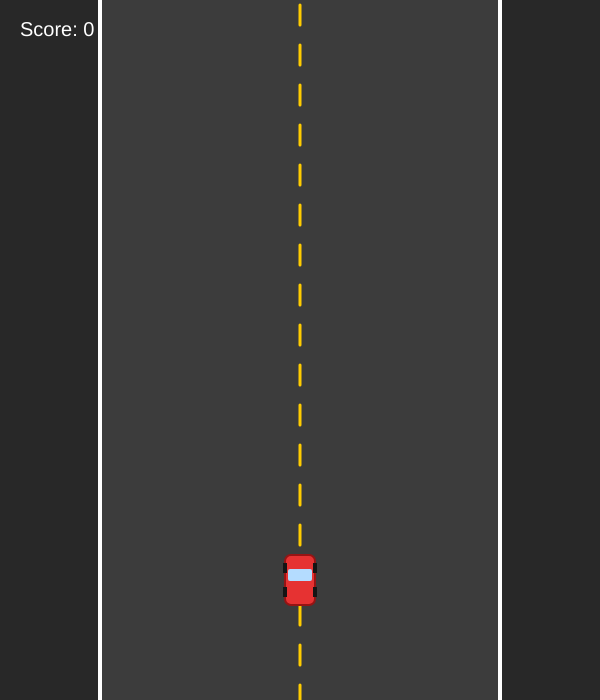
Frame 1 (no input)
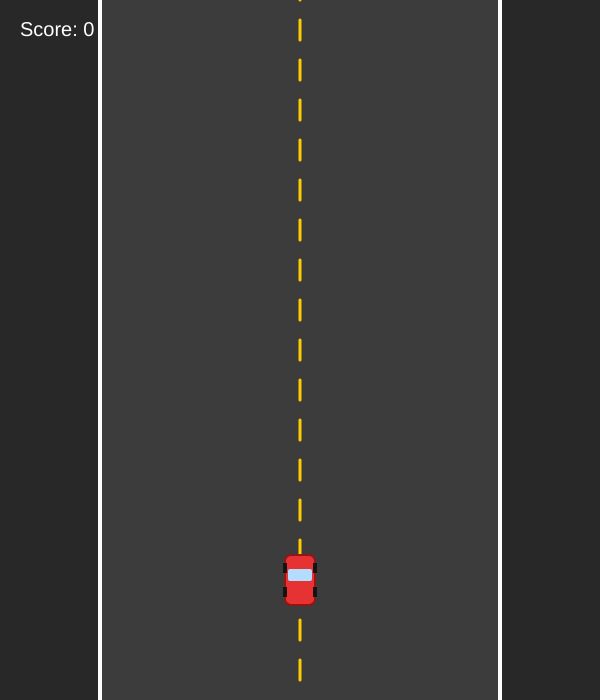
Frame 60 (no input)
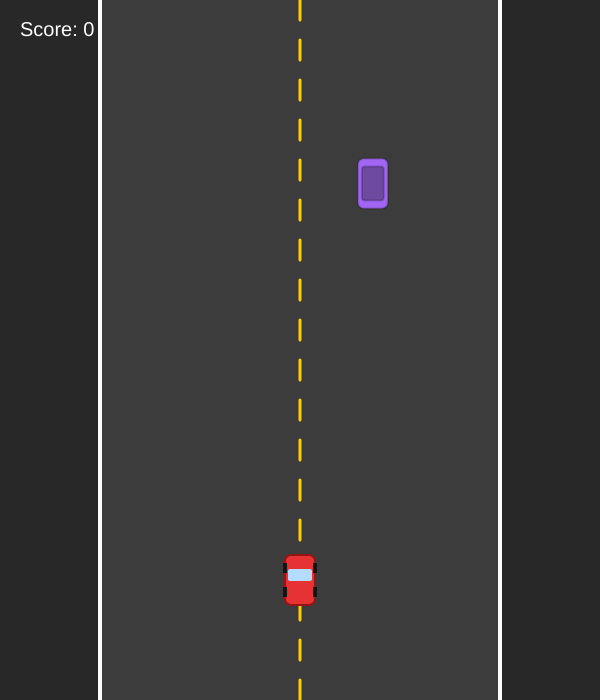
Frame 120 (the mouse pressed at the canvas centre since frame 60)

The p5.js sketch that drew these frames (run headless with seeded random() and noise() and a simulated clock; from frame 60 on, the mouse is pressed at the canvas centre):

// p5.js sketch
// ── sketch.js
let car;
let traffic = [];
let tireTracks = [];
let particles = [];
let score = 0;
let gameOver = false;

function setup() {
  createCanvas(600, 700);
  car = new PlayerCar(width / 2, height - 120);
}

function draw() {
  background(40);

  // Draw road boundaries and center lines
  drawRoad();

  if (!gameOver) {
    // Update and display tire tracks
    for (let i = tireTracks.length - 1; i >= 0; i--) {
      tireTracks[i].update();
      tireTracks[i].display();
      if (tireTracks[i].isFinished()) {
        tireTracks.splice(i, 1);
      }
    }

    // Update and display player car
    car.update();
    car.display();

    // Spawn and handle obstacles / traffic
    if (frameCount % 60 === 0) {
      traffic.push(new TrafficCar());
    }

    for (let i = traffic.length - 1; i >= 0; i--) {
      traffic[i].update();
      traffic[i].display();

      // Check collision
      if (car.hits(traffic[i])) {
        gameOver = true;
      }

      // Remove off-screen traffic & increment score
      if (traffic[i].offScreen()) {
        traffic.splice(i, 1);
        score += 10;
      }
    }

    // Exhaust particles
    for (let i = particles.length - 1; i >= 0; i--) {
      particles[i].update();
      particles[i].display();
      if (particles[i].isFinished()) {
        particles.splice(i, 1);
      }
    }

    displayUI();
  } else {
    drawGameOver();
  }
}

function keyPressed() {
  if (gameOver && key === ' ') {
    resetGame();
  }
}

function resetGame() {
  traffic = [];
  tireTracks = [];
  particles = [];
  score = 0;
  car = new PlayerCar(width / 2, height - 120);
  gameOver = false;
}

function drawRoad() {
  // Road surface
  fill(60);
  noStroke();
  rect(100, 0, 400, height);

  // Road side lines
  stroke(255);
  strokeWeight(4);
  line(100, 0, 100, height);
  line(500, 0, 500, height);

  // Animated dashed center line
  stroke(255, 204, 0);
  strokeWeight(3);
  let dashOffset = (frameCount * 5) % 40;
  for (let y = -40 + dashOffset; y < height; y += 40) {
    line(width / 2, y, width / 2, y + 20);
  }
}

function displayUI() {
  noStroke();
  fill(255);
  textSize(20);
  textAlign(LEFT, TOP);
  text(`Score: ${score}`, 20, 20);
}

function drawGameOver() {
  fill(0, 180);
  rect(0, 0, width, height);

  textAlign(CENTER, CENTER);
  fill(255, 80, 80);
  textSize(48);
  text("CRASHED!", width / 2, height / 2 - 30);

  fill(255);
  textSize(22);
  text(`Final Score: ${score}`, width / 2, height / 2 + 20);
  textSize(16);
  text("Press SPACE to Restart", width / 2, height / 2 + 60);
}

// Player Car Class
class PlayerCar {
  constructor(x, y) {
    this.x = x;
    this.y = y;
    this.w = 30;
    this.h = 50;
    this.angle = 0;
    this.speed = 0;
    this.maxSpeed = 6;
    this.acceleration = 0.2;
    this.friction = 0.05;
  }

  update() {
    // Steer controls
    if (keyIsDown(LEFT_ARROW)) this.angle -= 0.05;
    if (keyIsDown(RIGHT_ARROW)) this.angle += 0.05;

    // Drive controls
    if (keyIsDown(UP_ARROW)) {
      this.speed += this.acceleration;
      // Spawn exhaust particles
      if (frameCount % 3 === 0) {
        particles.push(new Particle(this.x, this.y, this.angle));
      }
    } else if (keyIsDown(DOWN_ARROW)) {
      this.speed -= this.acceleration;
    } else {
      // Natural deceleration
      if (this.speed > 0) this.speed -= this.friction;
      if (this.speed < 0) this.speed += this.friction;
      if (Math.abs(this.speed) < this.friction) this.speed = 0;
    }

    this.speed = constrain(this.speed, -this.maxSpeed / 2, this.maxSpeed);

    // Leave skid marks if turning while driving fast
    if (Math.abs(this.speed) > 3 && (keyIsDown(LEFT_ARROW) || keyIsDown(RIGHT_ARROW))) {
      tireTracks.push(new Track(this.x, this.y));
    }

    // Move car
    this.x += sin(this.angle) * this.speed;
    this.y -= cos(this.angle) * this.speed;

    // Keep car within road boundaries
    this.x = constrain(this.x, 115 + this.w / 2, 485 - this.w / 2);
    this.y = constrain(this.y, this.h / 2, height - this.h / 2);
  }

  display() {
    push();
    translate(this.x, this.y);
    rotate(this.angle);

    // Car Body
    fill(230, 50, 50);
    stroke(150, 20, 20);
    strokeWeight(2);
    rectMode(CENTER);
    rect(0, 0, this.w, this.h, 6);

    // Windshield
    fill(180, 220, 255);
    noStroke();
    rect(0, -5, this.w - 6, 12, 2);

    // Wheels
    fill(20);
    rect(-this.w / 2, -12, 4, 10);
    rect(this.w / 2, -12, 4, 10);
    rect(-this.w / 2, 12, 4, 10);
    rect(this.w / 2, 12, 4, 10);

    pop();
  }

  hits(other) {
    let d = dist(this.x, this.y, other.x, other.y);
    return d < (this.w + other.w) / 1.8;
  }
}

// Obstacle / Traffic Car Class
class TrafficCar {
  constructor() {
    this.w = 30;
    this.h = 50;
    this.x = random(130, 470);
    this.y = -this.h;
    this.speed = random(3, 7);
    this.color = color(random(50, 200), random(50, 200), random(200, 255));
  }

  update() {
    this.y += this.speed;
  }

  display() {
    push();
    translate(this.x, this.y);
    fill(this.color);
    stroke(0, 50);
    strokeWeight(2);
    rectMode(CENTER);
    rect(0, 0, this.w, this.h, 6);

    // Roof detail
    fill(30, 100);
    rect(0, 0, this.w - 8, this.h - 16, 3);
    pop();
  }

  offScreen() {
    return this.y > height + this.h;
  }
}

// Tire Skid Mark Class
class Track {
  constructor(x, y) {
    this.x = x;
    this.y = y;
    this.alpha = 150;
  }

  update() {
    this.alpha -= 3;
  }

  display() {
    noStroke();
    fill(20, this.alpha);
    ellipse(this.x, this.y, 6, 6);
  }

  isFinished() {
    return this.alpha <= 0;
  }
}

// Exhaust Particle Class
class Particle {
  constructor(x, y, angle) {
    this.x = x - sin(angle) * 20;
    this.y = y + cos(angle) * 20;
    this.vx = random(-0.5, 0.5);
    this.vy = random(0.5, 1.5);
    this.alpha = 200;
    this.size = random(4, 8);
  }

  update() {
    this.x += this.vx;
    this.y += this.vy;
    this.alpha -= 10;
  }

  display() {
    noStroke();
    fill(180, this.alpha);
    ellipse(this.x, this.y, this.size);
  }

  isFinished() {
    return this.alpha <= 0;
  }
}
